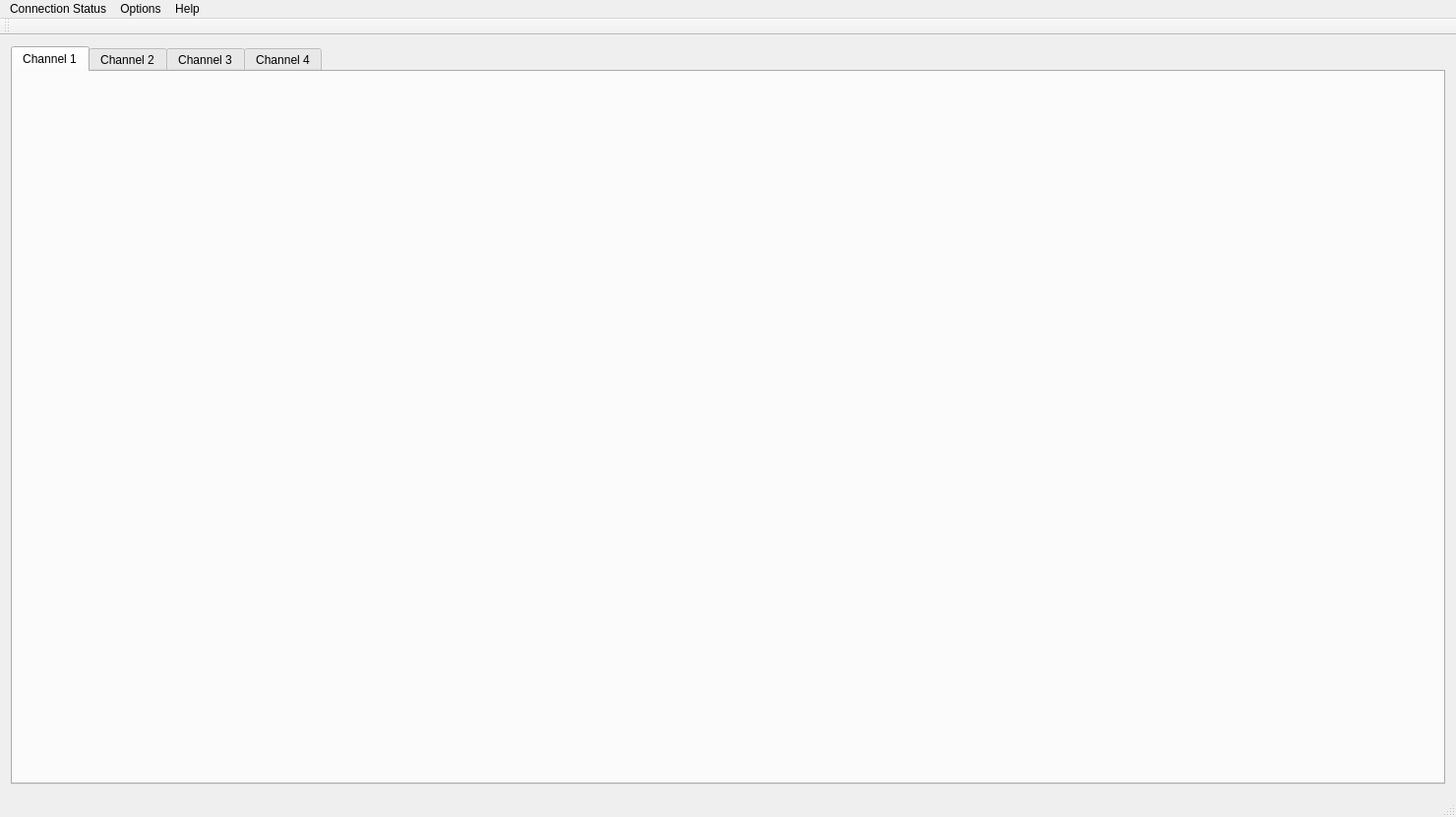
<?xml version="1.0" encoding="UTF-8"?>
<ui version="4.0">
 <class>MainWindow</class>
 <widget class="QMainWindow" name="MainWindow">
  <property name="geometry">
   <rect>
    <x>0</x>
    <y>0</y>
    <width>1480</width>
    <height>830</height>
   </rect>
  </property>
  <property name="minimumSize">
   <size>
    <width>1480</width>
    <height>830</height>
   </size>
  </property>
  <property name="windowTitle">
   <string>MainWindow</string>
  </property>
  <widget class="QWidget" name="centralWidget">
   <layout class="QGridLayout" name="gridLayout">
    <item row="0" column="0">
     <widget class="QTabWidget" name="tabWidget">
      <property name="currentIndex">
       <number>0</number>
      </property>
      <widget class="QWidget" name="channel1Tab">
       <attribute name="title">
        <string>Channel 1</string>
       </attribute>
       <layout class="QGridLayout" name="gridLayout_2">
        <item row="0" column="0">
         <widget class="CockpitView" name="cockpitView" native="true"/>
        </item>
       </layout>
      </widget>
      <widget class="QWidget" name="channel2Tab">
       <attribute name="title">
        <string>Channel 2</string>
       </attribute>
      </widget>
      <widget class="QWidget" name="channel3Tab">
       <attribute name="title">
        <string>Channel 3</string>
       </attribute>
      </widget>
      <widget class="QWidget" name="channel4Tab">
       <attribute name="title">
        <string>Channel 4</string>
       </attribute>
      </widget>
     </widget>
    </item>
   </layout>
  </widget>
  <widget class="QMenuBar" name="menuBar">
   <property name="geometry">
    <rect>
     <x>0</x>
     <y>0</y>
     <width>1480</width>
     <height>21</height>
    </rect>
   </property>
   <widget class="QMenu" name="menuConnection_Status">
    <property name="title">
     <string>Connection Status</string>
    </property>
   </widget>
   <widget class="QMenu" name="optionMenu">
    <property name="title">
     <string>Options</string>
    </property>
   </widget>
   <widget class="QMenu" name="helpMenu">
    <property name="title">
     <string>Help</string>
    </property>
   </widget>
   <addaction name="menuConnection_Status"/>
   <addaction name="optionMenu"/>
   <addaction name="helpMenu"/>
  </widget>
  <widget class="QToolBar" name="mainToolBar">
   <attribute name="toolBarArea">
    <enum>TopToolBarArea</enum>
   </attribute>
   <attribute name="toolBarBreak">
    <bool>false</bool>
   </attribute>
  </widget>
  <widget class="QStatusBar" name="statusBar"/>
 </widget>
 <layoutdefault spacing="6" margin="11"/>
 <customwidgets>
  <customwidget>
   <class>CockpitView</class>
   <extends>QWidget</extends>
   <header>cockpitview.h</header>
  </customwidget>
 </customwidgets>
 <resources/>
 <connections/>
</ui>
